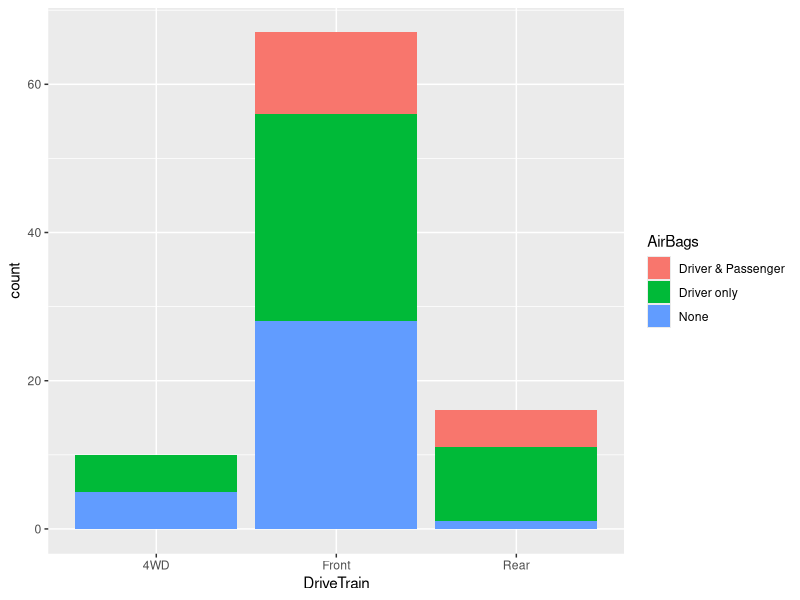
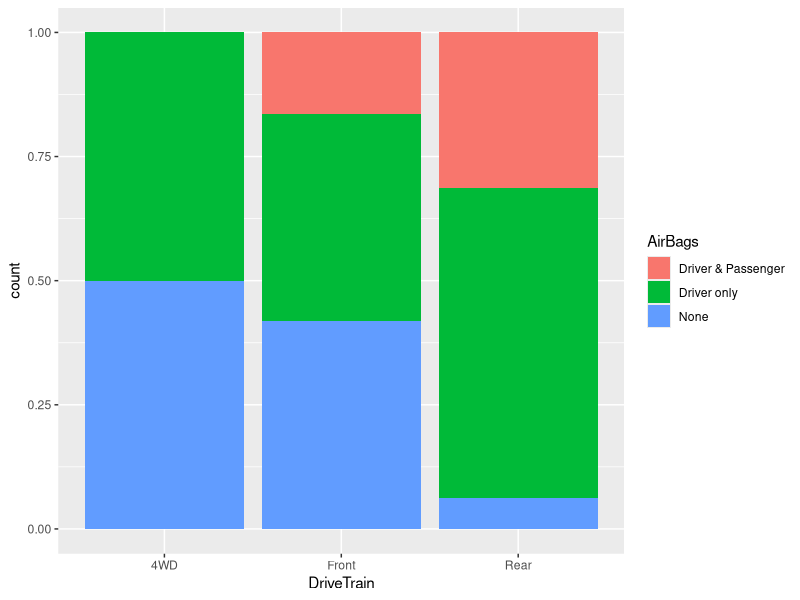

R code for these plots, in order: (Note: this script raises an error after producing the figures.)
library(MASS)
library(ggplot2)

#Find the factor level of a colums
levels(Cars93$AirBags)
levels(Cars93$DriveTrain)


#Count element in a factor colum
table(Cars93$AirBags) #Return one vector of elements count
table(Cars93$AirBags,Cars93$DriveTrain) #Return one table of elements count
table(Cars93$AirBags,Cars93$DriveTrain,Cars93$Make) #Return multiple table

#Count element as proportion
options(scipen = 999, digits = 3) #Number format to fewer digits
prop.table(table(Cars93$AirBags,Cars93$DriveTrain)) #Divide each count to sum of all count. Therefore, sum of all table element = 1
prop.table(table(Cars93$AirBags,Cars93$DriveTrain),1) #Conditional on row. Divide each count to sum of all count in row. Therefore, sum of all row = 1
prop.table(table(Cars93$AirBags,Cars93$DriveTrain),2) #Conditional on col. Divide each count to sum of all count in col. Therefore, sum of all col = 1

#Plot contigency table
ggplot(Cars93, aes(x=DriveTrain, fill = AirBags)) + geom_bar()
ggplot(Cars93, aes(x = DriveTrain, fill = AirBags)) + geom_bar(position = "fill")
hist(Cars93$DriveTrain)

#Facet barchat vs stacked Barchat
ggplot(Cars93, aes(x=DriveTrain)) + geom_bar() #Simple barchat
ggplot(Cars93, aes(x=DriveTrain)) + geom_bar() + facet_wrap(~ AirBags) #Facet barchat
ggplot(Cars93, aes(x=DriveTrain, fill = AirBags)) + geom_bar() #Stack barchat

#Facet histogram
ggplot(Cars93, aes(x=MPG.city)) + geom_histogram()
ggplot(Cars93, aes(x=MPG.city)) + geom_histogram() + facet_wrap(~ Cylinders)

#Box plot & Density plot for multiple var
ggplot(Cars93, aes(x=Cylinders, y = MPG.city)) + geom_boxplot()
Cars93 %>% filter(Cylinders != 5) %>% ggplot(aes(x=MPG.city, fill = Cylinders)) + geom_density(alpha = .3)

#Histogram with x limit and bin-width
ggplot(Cars93, aes(x=MPG.city)) + xlim(c(15,35)) + geom_histogram(binwidth = 1)

#Plot for 3 variable
ggplot(Cars93, aes(x=MPG.city)) + geom_histogram(binwidth = 1) + facet_wrap(Origin ~ AirBags, labeller = label_both)

#measure center
mean(Cars93$Min.Price)
median(Cars93$Min.Price)
mode(Cars93$Min.Price)

#measure variability
var(Cars93$Min.Price)
sd(Cars93$Min.Price)
range(Cars93$Min.Price)